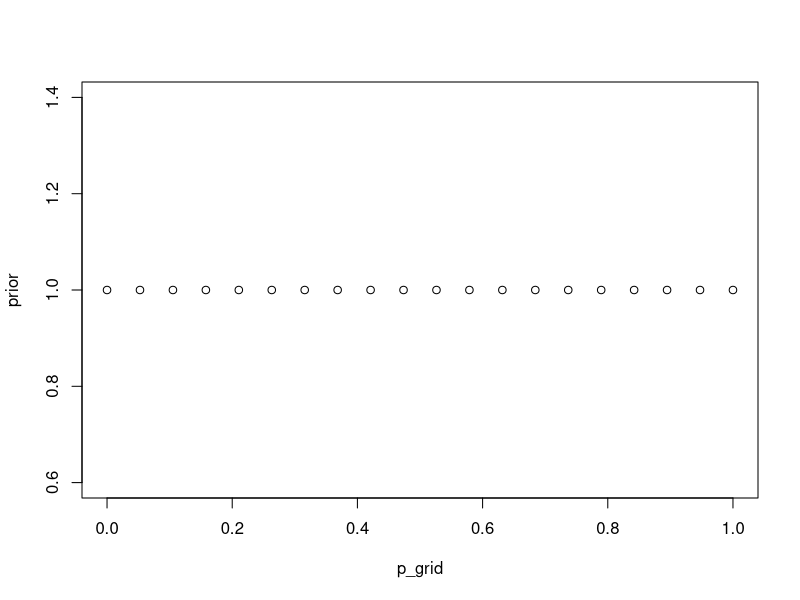
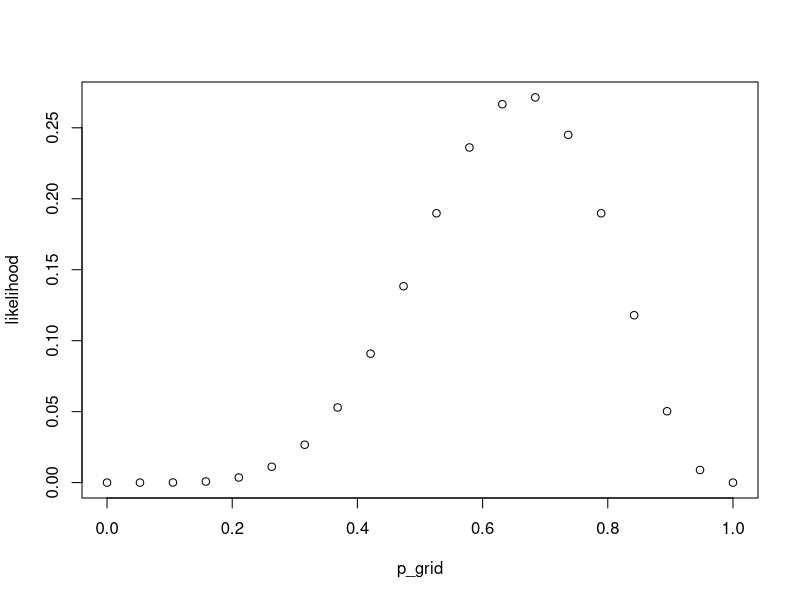
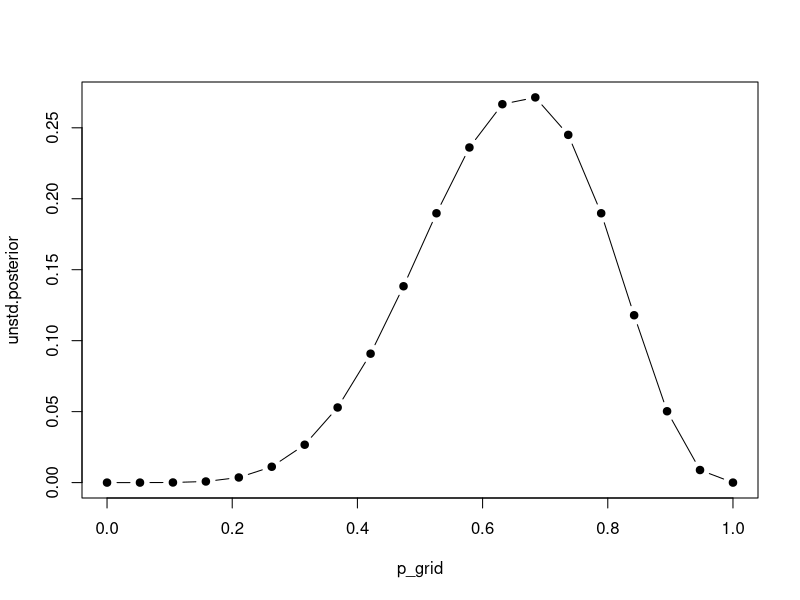
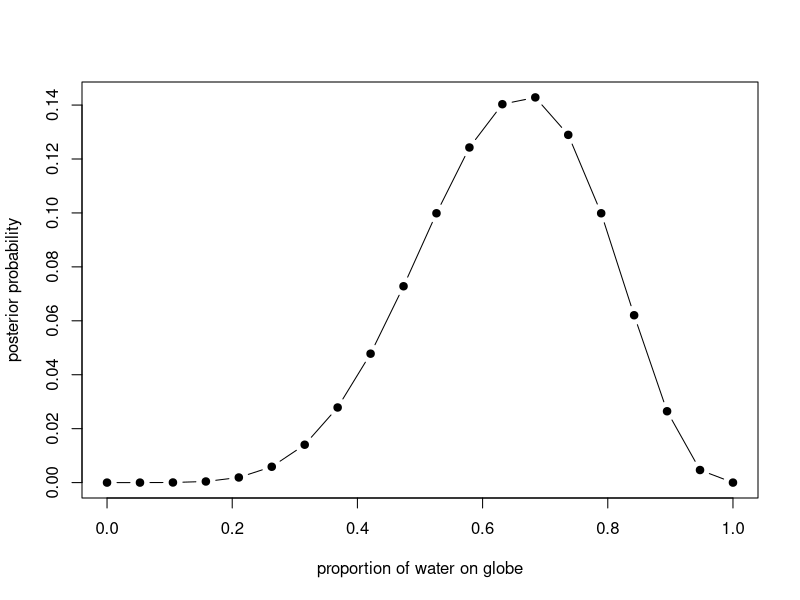

Recreate these plots in R, in order.


# Demonstrate grid approximation of the posterior for a 
# globe tossing problem with 6 water observations out of 
# 9 globe tosses

#==========================================================


# 1) Define the grid to be used to compute the posterior

# 20 grid points, bounded by 0 and 1 (p_grid)
p_grid <- seq(0, 1, length.out = 20)



#==========================================================


# 2) Compute/define the value of the prior at each 
# parameter value on the grid

# In this case, simply choose a flat prior (prior)
prior <- rep(1, 20)

  

# Plot it with plot()
plot(p_grid, prior)


#==========================================================


# 3) Compute the likelihood at each parameter value on 
# the grid

# likelihood with dbinom
likelihood <- dbinom(6, size = 9, p = p_grid)


# plot it
plot(p_grid, likelihood)


#==========================================================


# 4) Compute the unstandardized posterior at each 
# parameter value on the grid

# The unstandardized posterior is simply the product of 
# the likelihood and prior
unstd.posterior <- likelihood * prior


# Again, could visualize
plot(p_grid, unstd.posterior, pch = 19, type = "b")


# Note that this unstandardized posterior is not a proper 
# probability distribution since it does not add to 1
sum(unstd.posterior)

#==========================================================


# 5) Standardize the posterior

posterior <- unstd.posterior/sum(unstd.posterior)



# This standardized posterior is a now proper probability 
# distribution
sum(posterior)


# Visualize the posterior
plot(p_grid, posterior, pch = 19, type = "b",
     xlab = "proportion of water on globe",
     ylab = "posterior probability")

